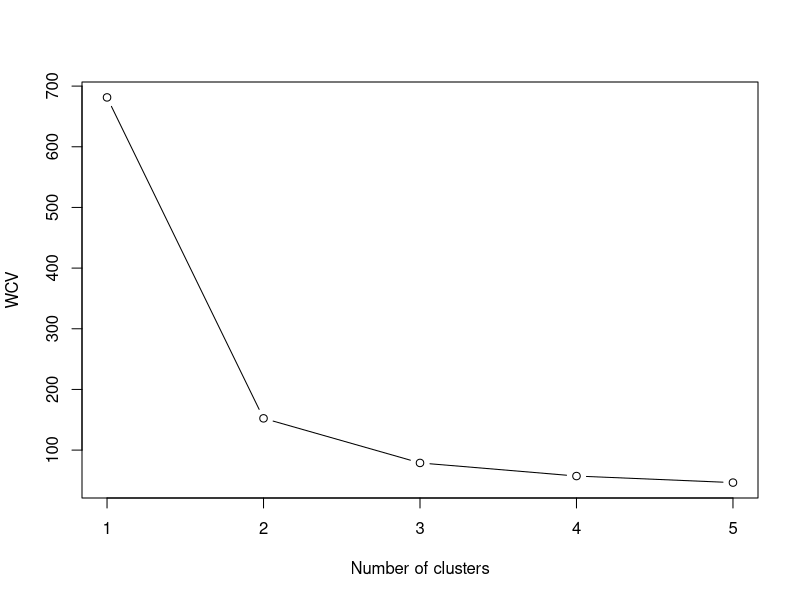
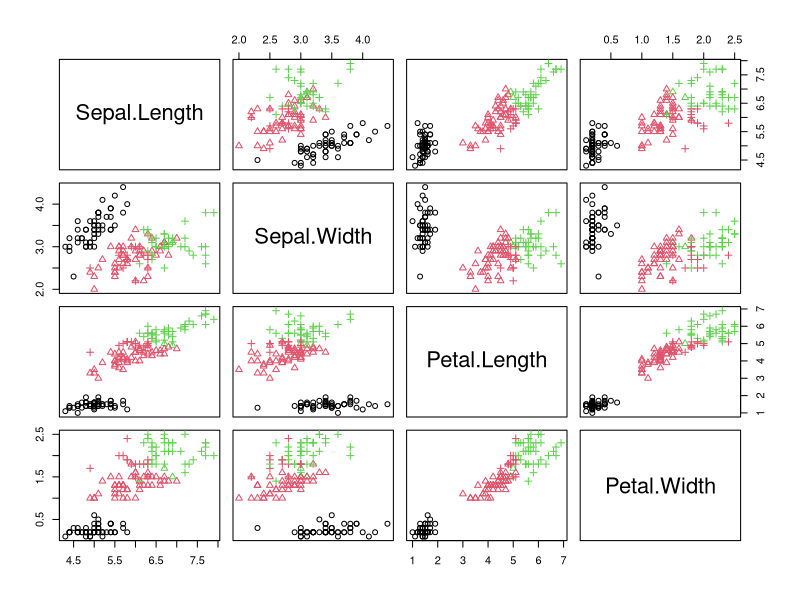
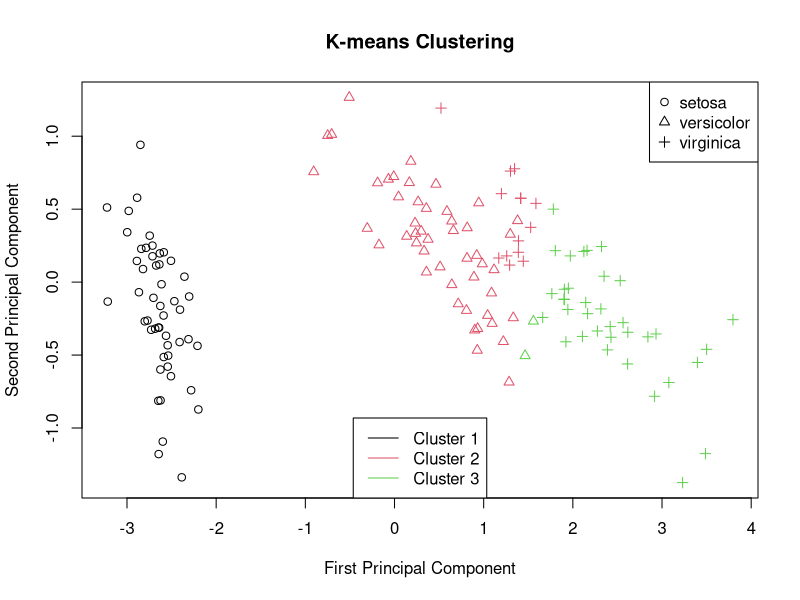
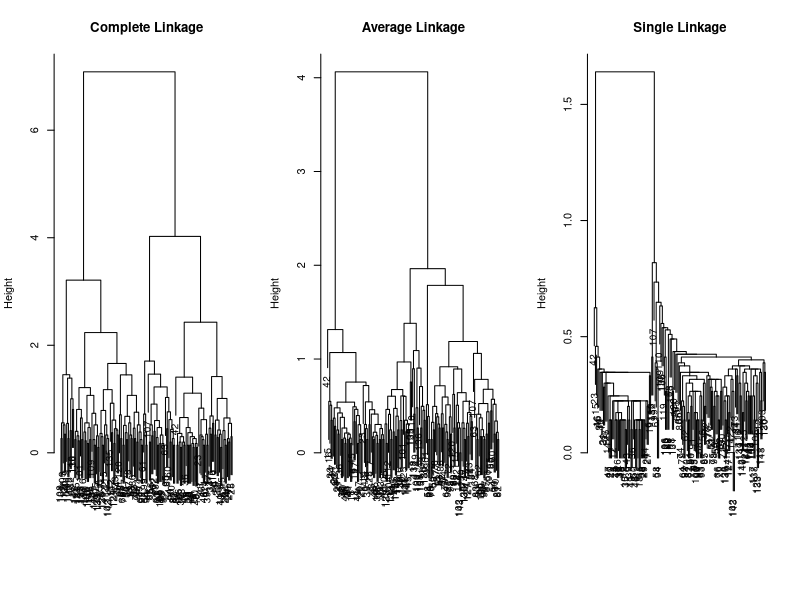

The R script that drew these images, in order: (Note: this script raises an error after producing the figures.)
## ---- chunk 1
knitr::opts_chunk$set(echo = TRUE)
## ---- chunk 2
data = iris
data$Species = NULL
head(data)
## ---- chunk 3
k <- 5
WCV <- rep(NA, k)  #within-cluster variation
for (i in 1:k) {
  k_means_out <- kmeans(data, centers = i, nstart = 20)
  WCV[i] <- k_means_out$tot.withinss
}
plot(WCV, xlab = "Number of clusters", type = "b")
## ---- chunk 4
# Perform K-means with K = 3
set.seed(123)
k_best <- 3
k_means_out <- kmeans(data, centers = k_best, nstart = 20)
plot(as.data.frame(data), col = k_means_out$cluster, pch = as.numeric(as.factor(iris$Species)))
## ---- chunk 5
pca_out <- prcomp(data)
PC1 <- pca_out$x[, 1]
PC2 <- pca_out$x[, 2]
plot(PC1, PC2, col = k_means_out$cluster, pch = as.numeric(as.factor(iris$Species)),
  main = "K-means Clustering", xlab = "First Principal Component", ylab = "Second Principal Component")

legend("topright", legend = levels(as.factor(iris$Species)), pch = 1:3)
legend("bottom", legend = c("Cluster 1", "Cluster 2", "Cluster 3"), col = 1:3, lty = 1)
## ---- chunk 6
Best_Confusion_Matrix <- function(Confusion_Matrix) {
  # Computes the best confusion matrix by permuting the rows
  library(combinat)
  x <- as.matrix(Confusion_Matrix)
  n <- sum(x)  # sample size
  p <- nrow(x)  # number of features
  if (ncol(x) != p)
    stop("x must be a square matrix.")

  perm_vec <- permn(1:p)  # all permutations of 1:p
  p_fact <- length(perm_vec)  # p factorial
  accuracy_val <- rep(NA, p_fact)

  # checking
  for (i in 1:p_fact) accuracy_val[i] <- sum(diag(x[perm_vec[[i]], ]))/n

  best_accuracy_index <- which.max(accuracy_val)
  best_accuracy_val <- accuracy_val[best_accuracy_index]
  best_Conf_Mat <- x[perm_vec[[best_accuracy_index]], ]

  return(list(x = best_Conf_Mat, val = best_accuracy_val))
}
## ---- chunk 7
confusioin_mat <- table(k_means_out$cluster, iris$Species)
Best_Confusion_Matrix(confusioin_mat)
## ---- chunk 8
cluster_complete <- hclust(dist(data), method = "complete")
cluster_average <- hclust(dist(data), method = "average")
cluster_single <- hclust(dist(data), method = "single")

par(mfrow = c(1, 3))
plot(cluster_complete, main = "Complete Linkage", xlab = "", sub = "", cex = 0.9)
plot(cluster_average, main = "Average Linkage", xlab = "", sub = "", cex = 0.9)
plot(cluster_single, main = "Single Linkage", xlab = "", sub = "", cex = 0.9)
## ---- chunk 9
# Add clustering results to PCA data
pca_data$Cluster_Complete <- as.factor(cluster_complete)
pca_data$Cluster_Average  <- as.factor(cluster_average)
pca_data$Cluster_Single   <- as.factor(cluster_single)

# Plot Complete Linkage
ggplot(pca_data, aes(x = PC1, y = PC2, color = Cluster_Complete)) +
  geom_point(size = 2, alpha = 0.8) +
  labs(title = "Hierarchical Clustering - Complete Linkage") +
  theme_minimal()

# Plot Average Linkage
ggplot(pca_data, aes(x = PC1, y = PC2, color = Cluster_Average)) +
  geom_point(size = 2, alpha = 0.8) +
  labs(title = "Hierarchical Clustering - Average Linkage") +
  theme_minimal()

# Plot Single Linkage
ggplot(pca_data, aes(x = PC1, y = PC2, color = Cluster_Single)) +
  geom_point(size = 2, alpha = 0.8) +
  labs(title = "Hierarchical Clustering - Single Linkage") +
  theme_minimal()
## ---- chunk 10
# Confusion matrices
table_complete <- table(cluster_complete, iris$Species)
table_average  <- table(cluster_average, iris$Species)
table_single   <- table(cluster_single, iris$Species)

# Accuracy calculations using Best_Confusion_Matrix
result_complete <- Best_Confusion_Matrix(table_complete)
result_average  <- Best_Confusion_Matrix(table_average)
result_single   <- Best_Confusion_Matrix(table_single)

# Print results
cat("Complete Linkage - Best Confusion Matrix:\n")
print(result_complete$x)
cat(sprintf("Accuracy: %.4f\n\n", result_complete$val))

cat("Average Linkage - Best Confusion Matrix:\n")
print(result_average$x)
cat(sprintf("Accuracy: %.4f\n\n", result_average$val))

cat("Single Linkage - Best Confusion Matrix:\n")
print(result_single$x)
cat(sprintf("Accuracy: %.4f\n", result_single$val))
## ---- chunk 11
# Standardize (scale) the data
iris_scaled <- scale(iris_data)

head(iris_scaled)
## ---- chunk 12
set.seed(123)
wss_scaled <- numeric(5)

for (k in 1:5) {
  kmeans_result_scaled <- kmeans(iris_scaled, centers = k, nstart = 25)
  wss_scaled[k] <- kmeans_result_scaled$tot.withinss
}

# Elbow plot
plot(1:5, wss_scaled, type = "b", pch = 19,
     xlab = "Number of Clusters K (scaled)",
     ylab = "Total WSS (scaled)",
     main = "Elbow Method (scaled data)")
## ---- chunk 13
# PCA
pca_result_scaled <- prcomp(iris_scaled)

# Create PCA dataframe
pca_data_scaled <- data.frame(PC1 = pca_result_scaled$x[, 1],
                              PC2 = pca_result_scaled$x[, 2])
## ---- chunk 14
# K-means clustering with K=3
set.seed(123)
kmeans_scaled_final <- kmeans(iris_scaled, centers = 3, nstart = 25)

# Confusion matrix
table_kmeans_scaled <- table(kmeans_scaled_final$cluster, iris$Species)

# Best confusion matrix and accuracy
result_kmeans_scaled <- Best_Confusion_Matrix(table_kmeans_scaled)

cat("K-means (scaled) Best Confusion Matrix:\n")
print(result_kmeans_scaled$x)
cat(sprintf("Accuracy: %.4f\n\n", result_kmeans_scaled$val))
## ---- chunk 15
# Distance matrix
dist_iris_scaled <- dist(iris_scaled)

# Hierarchical clustering
hc_complete_scaled <- hclust(dist_iris_scaled, method = "complete")
hc_average_scaled  <- hclust(dist_iris_scaled, method = "average")
hc_single_scaled   <- hclust(dist_iris_scaled, method = "single")

# Cut into 3 clusters
cluster_complete_scaled <- cutree(hc_complete_scaled, k = 3)
cluster_average_scaled  <- cutree(hc_average_scaled, k = 3)
cluster_single_scaled   <- cutree(hc_single_scaled, k = 3)

# Confusion matrices
table_complete_scaled <- table(cluster_complete_scaled, iris$Species)
table_average_scaled  <- table(cluster_average_scaled, iris$Species)
table_single_scaled   <- table(cluster_single_scaled, iris$Species)

# Accuracy
result_complete_scaled <- Best_Confusion_Matrix(table_complete_scaled)
result_average_scaled  <- Best_Confusion_Matrix(table_average_scaled)
result_single_scaled   <- Best_Confusion_Matrix(table_single_scaled)

# Print results
cat("Complete Linkage (scaled) Best Confusion Matrix:\n")
print(result_complete_scaled$x)
cat(sprintf("Accuracy: %.4f\n\n", result_complete_scaled$val))

cat("Average Linkage (scaled) Best Confusion Matrix:\n")
print(result_average_scaled$x)
cat(sprintf("Accuracy: %.4f\n\n", result_average_scaled$val))

cat("Single Linkage (scaled) Best Confusion Matrix:\n")
print(result_single_scaled$x)
cat(sprintf("Accuracy: %.4f\n", result_single_scaled$val))
## ---- chunk 16
# Create a data frame manually
summary_table <- data.frame(
  Method = c("K-means Clustering", "Hierarchical (Complete Linkage)", 
             "Hierarchical (Average Linkage)", "Hierarchical (Single Linkage)"),
  Unscaled_Accuracy = c(result$val, result_complete$val, 
                        result_average$val, result_single$val),
  Scaled_Accuracy = c(result_kmeans_scaled$val, result_complete_scaled$val, 
                      result_average_scaled$val, result_single_scaled$val)
)

print(summary_table)
## ---- chunk 17
# PCA on scaled data
pca_scaled <- prcomp(iris_scaled)

# Variance explained by each PC
var_explained <- pca_scaled$sdev^2 / sum(pca_scaled$sdev^2)

# Cumulative variance explained
cum_var_explained <- cumsum(var_explained)

# Plot
plot(cum_var_explained, xlab = "Number of Principal Components",
     ylab = "Cumulative Proportion of Variance Explained",
     type = "b", pch = 19,
     main = "Cumulative Variance Explained by PCs")
abline(h = 0.9, col = "red", lty = 2)  # optional: 90% variance line
## ---- chunk 18
# Approximated data using first 2 PCs
approx_data <- pca_scaled$x[, 1:2]
## ---- chunk 19
set.seed(123)
wss_approx <- numeric(5)

for (k in 1:5) {
  kmeans_approx <- kmeans(approx_data, centers = k, nstart = 25)
  wss_approx[k] <- kmeans_approx$tot.withinss
}

# Elbow Plot
plot(1:5, wss_approx, type = "b", pch = 19,
     xlab = "Number of Clusters K (Approximated Data)",
     ylab = "Total WSS",
     main = "Elbow Method (Approximated Data)")
## ---- chunk 20
# K-means with K=3
set.seed(123)
kmeans_approx_final <- kmeans(approx_data, centers = 3, nstart = 25)

# Confusion matrix
table_kmeans_approx <- table(kmeans_approx_final$cluster, iris$Species)

# Best matching confusion matrix and accuracy
result_kmeans_approx <- Best_Confusion_Matrix(table_kmeans_approx)

cat("K-means (approximated) Best Confusion Matrix:\n")
print(result_kmeans_approx$x)
cat(sprintf("Accuracy: %.4f\n\n", result_kmeans_approx$val))
## ---- chunk 21
# Distance matrix
dist_approx <- dist(approx_data)

# Hierarchical clustering
hc_complete_approx <- hclust(dist_approx, method = "complete")
hc_average_approx  <- hclust(dist_approx, method = "average")
hc_single_approx   <- hclust(dist_approx, method = "single")

# Cut into 3 clusters
cluster_complete_approx <- cutree(hc_complete_approx, k = 3)
cluster_average_approx  <- cutree(hc_average_approx, k = 3)
cluster_single_approx   <- cutree(hc_single_approx, k = 3)

# Confusion matrices
table_complete_approx <- table(cluster_complete_approx, iris$Species)
table_average_approx  <- table(cluster_average_approx, iris$Species)
table_single_approx   <- table(cluster_single_approx, iris$Species)

# Accuracy calculations
result_complete_approx <- Best_Confusion_Matrix(table_complete_approx)
result_average_approx  <- Best_Confusion_Matrix(table_average_approx)
result_single_approx   <- Best_Confusion_Matrix(table_single_approx)

# Print results
cat("Complete Linkage (approximated) Best Confusion Matrix:\n")
print(result_complete_approx$x)
cat(sprintf("Accuracy: %.4f\n\n", result_complete_approx$val))

cat("Average Linkage (approximated) Best Confusion Matrix:\n")
print(result_average_approx$x)
cat(sprintf("Accuracy: %.4f\n\n", result_average_approx$val))

cat("Single Linkage (approximated) Best Confusion Matrix:\n")
print(result_single_approx$x)
cat(sprintf("Accuracy: %.4f\n", result_single_approx$val))
